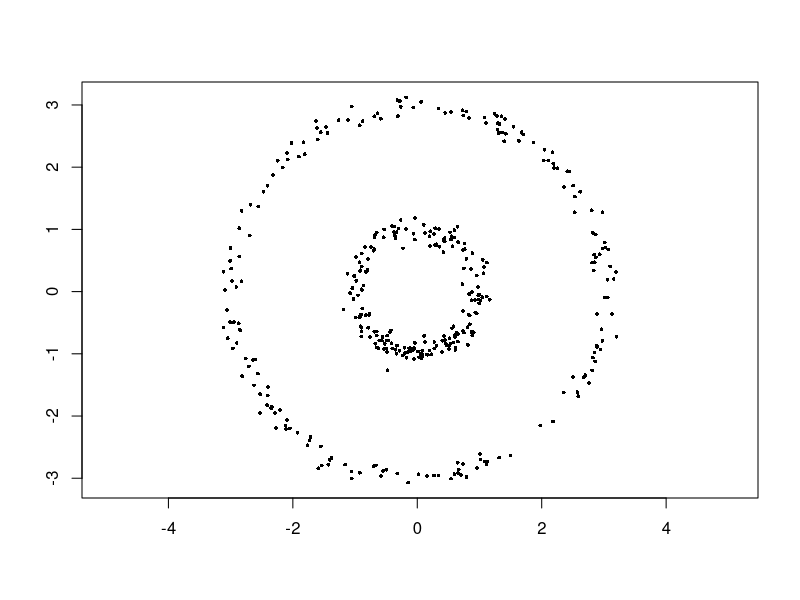
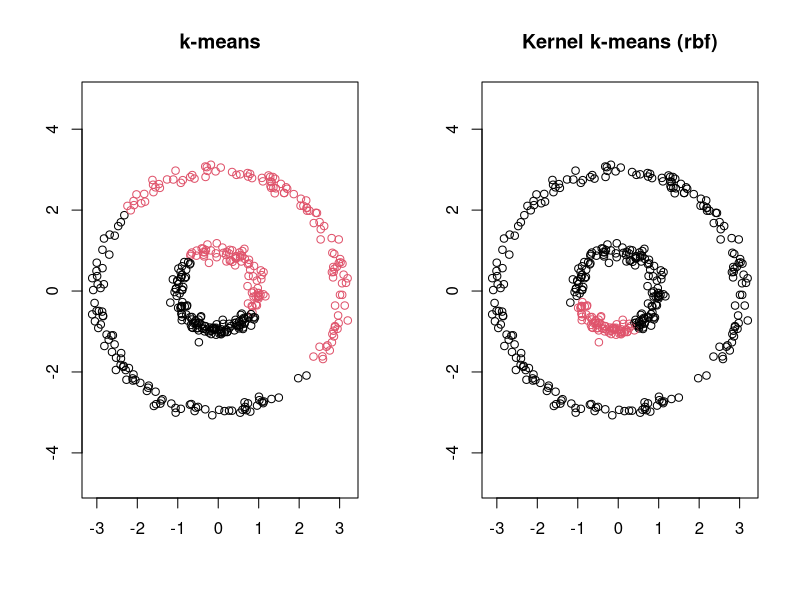

The R script that drew these images, in order:
## ---- chunk 1

## ---- chunk 2
library("kernlab")
set.seed(185)
N <- 400
theta <- runif(N, 0, 2*pi)
r <- rep(c(1,3), each = N/2) + rnorm(N, sd = 0.1)
rings <- cbind(r*cos(theta), r*sin(theta))
plot(rings, xlab = "", ylab = "", pch = 16, cex = 0.5, asp = 1)
## ---- chunk 3
out.km <- kmeans(rings, centers = 2)
out.kkm <- kkmeans(rings, centers = 2, kernel = "rbfdot", kpar = list(sigma = 4))
par(mfrow = c(1,2))
plot(rings, col = out.km$cluster, main = "k-means", xlab = "", ylab = "", asp = 1)
plot(rings, col = out.kkm, main = "Kernel k-means (rbf)", xlab = "", ylab = "", asp = 1)
## ---- chunk 4

## ---- chunk 5

## ---- chunk 6

## ---- chunk 7

## ---- chunk 8
